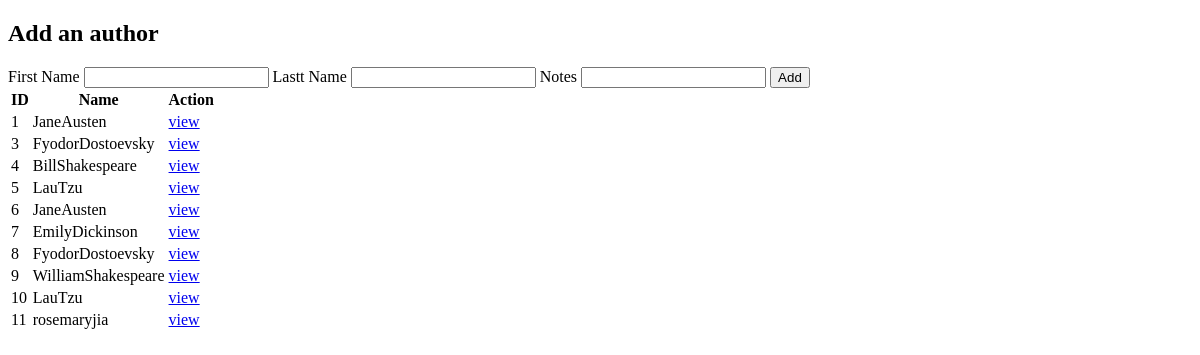
Page /authors on the earlier database version.
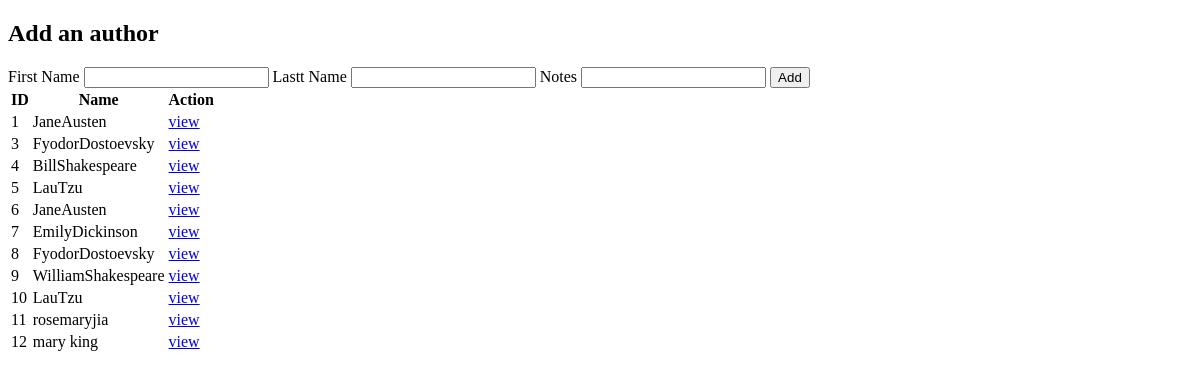
Same page on the later database version.
### books_authors_app/models.py (models this page shows)
class Author(models.Model):
    first_name = models.CharField(max_length=45)
    last_name = models.CharField(max_length=45)
    books = models.ManyToManyField(Book, related_name="authors")
    notes = models.TextField()
    created_at = models.DateTimeField(auto_now_add=True)
    updated_at = models.DateTimeField(auto_now=True)

### books_authors_app/views.py (the view)
# urls.py: path('authors', views.authors),
def authors(request):
    context = {
        'all_authors': Author.objects.all(),
    }
    return render(request, "authors.html", context)

### books_authors_app/templates/authors.html (shortened to what this page needs)
<!DOCTYPE html>
<html lang="en">
<head>
</head>
<body>
    <div class="row row-cols-1 row-cols-md-2">
        <div class="col" >
            <div class="card">
          <h2>Add an author</h2>
          <form action="/authors/add" method="POST">
            <label for="f_name">First Name</label>
            <input type="text" name="f_name" />
            <label for="_name">Lastt Name</label>
            <input type="text" name="l_name" />
            <label for="notes">Notes</label>
            <input type="textarea" name="notes" />
            <input type="submit" value="Add" />
          </form>
          </div>
        </div>
    <div class="col" >
        <div class="card">
      <form action="#" method="POST">
        <table class="table table-striped">
          <thead>
            <th>ID</th>
            <th>Name</th>
            <th>Action</th>
          </thead>
          <tbody>
            {% for author in all_authors %}
            <tr>
              <td>{{author.id}}</td>
              <td>{{author.first_name}}{{author.last_name}}</td>
              <td><a href="/authors/{{author.id}}" class="card-link">view</a></td>
            </tr>
            {% endfor %}
          </tbody>
        </table>
      </form>
  </div>
</div>
</body>
</html>

Differences in the rows shown:
added Author: id "12", first_name "mary", last_name "king"
